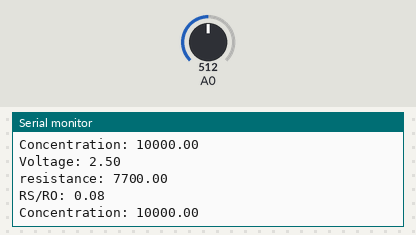
A sketch run on a simulated Arduino Uno, built with avr-gcc and run on an emulated ATmega328P. Parts: the last lines printed to the serial monitor. Inputs (shaded band) come from the test bench; at power-on: A0 = 512.

Above: at 1.2 s.
1.3 s: A0 set to 0
At 1.51 s:
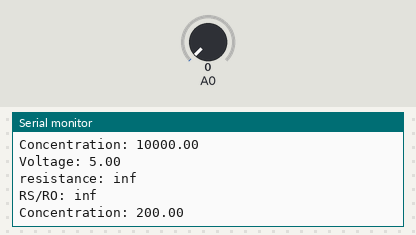
2.9 s: A0 set to 1023
At 3.05 s:
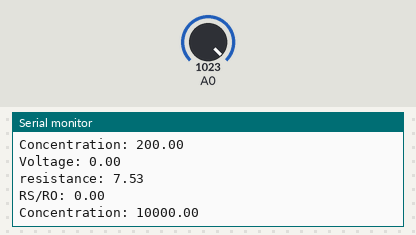
5.9 s: A0 set to 0
8.9 s: A0 set to 110
At 9.08 s:
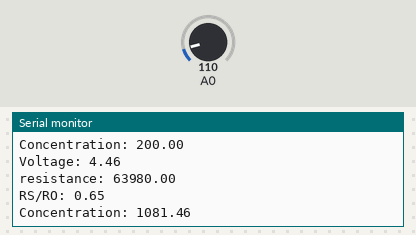
11.9 s: A0 set to 90
At 12.09 s:
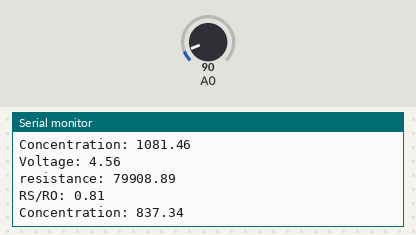
Timing chart, 0 to 14.9 s (numbered marks = the images above; inputs shaded):
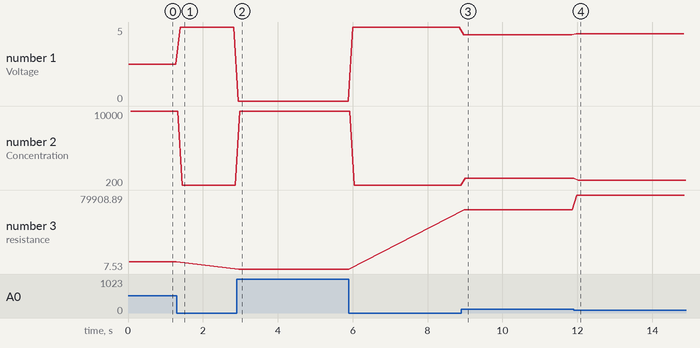

Measured:
- after the input at 1.3 s, the serial monitor: prints a new line after 0.10 s (image 1)
- after the input at 2.9 s, the serial monitor: prints a new line at once (image 2)
- after the input at 8.9 s, the serial monitor: prints a new line after 0.06 s (image 3)
- after the input at 11.9 s, the serial monitor: prints a new line after 0.07 s (image 4)
- plotted number 1: 2.5 → 5 after the input at 1.3 s, 5 → 0 after the input at 2.9 s, 0 → 5 after the input at 5.9 s, 5 → 4.46 after the input at 8.9 s, 4.46 → 4.56 after the input at 11.9 s
- plotted number 2: 10000 → 200 after the input at 1.3 s, 10000 → 200 after the input at 5.9 s, 200 → 1081.46 after the input at 8.9 s, 1081.46 → 837.34 after the input at 11.9 s
- plotted number 3: 7700 → 7.53 after the input at 2.9 s, 7.53 → 63980 after the input at 8.9 s, 63980 → 79908.89 after the input at 11.9 s

The sketch:

Code.ino
```cpp
#include<math.h>
//Find Ro by Running the following code in clean air, and R1 using a multimeter
float Ro = 98800, Vref = 5.0, R1 = 7700;
// Change the following values for different gasses from the corresponding curves
float ltx[] = {200, 500, 800, 1000, 1600, 2000, 3000, 5000, 10000};
float lty[] = {1.67, 1.11, 0.88, 0.78, 0.64, 0.56, 0.46, 0.36, 0.26};
int i, j, t;
int raw[100];
void setup() {
  // Initializing serial port
  Serial.begin(9600);

}
void loop() {
  float gasConcentration, Vs, Rs, slope, Y, Yo, Xo;
  // read 100 Values
  for(j=0; j<100; j++){
    raw[j]=analogRead(A0);
  }
  //Find the median value
  for(i=0; i<100; i++){
    for(j=0; j<100-i-1; j++){
        if(raw[j]<raw[j+1]){
          t=raw[j];
          raw[j]=raw[j+1];
          raw[j+1]=t;
        }
    }
  }
  Vs = Vref - raw[50] * Vref / 1024.0;
  Serial.print("Voltage: ");
  Serial.println(Vs);
  //Find Resistance of the sensor
  Rs = (R1 * Vs) / (Vref - Vs);
  Serial.print("resistance: ");
  Serial.println(Rs);
  //Find the Rs/Ro Ratio
  Y = Rs / Ro;
  Serial.print("RS/RO: ");
  Serial.println(Y);
  Serial.print("Concentration: ");
  //Find the slope and Initial Values usiong the ratio
  slope = find_slope(Y);
  Xo = find_Xo(Y);
  Yo = find_Yo(Y);
  //Find the concentration and Limit the Output to MQ2's range
  gasConcentration = Xo * pow(Y / Yo, slope);
  if (gasConcentration > 10000.00) {
    gasConcentration = 10000.00;
  }
  else if (gasConcentration < 200.00) {
    gasConcentration = 200.00;
  }
  Serial.println(gasConcentration);

  delay(100);
}
float find_slope(float y) {
  for (i = 0; i < 8; i++) {
    if (y < lty[i] && y > lty[i + 1]) {
      break;
    }
  }
  if (y > lty[0]) {
    i=0;
  }
  if (i >= 8) {
    i = 7;
  }
  return log(lty[i + 1] / lty[i]) / log(ltx[i + 1] / ltx[i]);
}
float find_Xo(float y) {
  for (i = 0; i < 8; i++) {
    if (y < lty[i] && y > lty[i + 1]) {
      break;
    }
  }
  if (y > lty[0]) {
    i=0;
  }
  if (i >= 8) {
    i = 7;
  }
  return ltx[i];
}
float find_Yo(float y) {
  for (i = 0; i < 8; i++) {
    if (y < lty[i] && y > lty[i + 1]) {
      break;
    }
  }
  if (y > lty[0]) {
    i=0;
  }
  if (i >= 8) {
    i = 7;
  }
  return lty[i];
}
```
